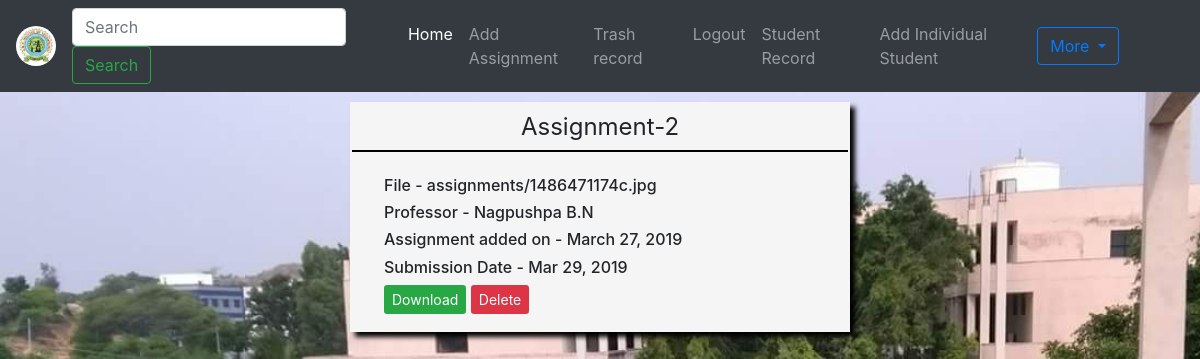
The page / (signed in) on the database its author committed.
### college/models.py (models this page shows, shortened)
class Assignments(models.Model):
    title = models.CharField(max_length=160, null=False, blank=False)
    assignment = models.FileField(upload_to='assignments/')
    professor = models.ForeignKey(Professor, on_delete=models.CASCADE)
    date = models.DateTimeField(default=timezone.now)
    deadline = models.TextField(max_length=14)
    def __str__(self):
        return ("{} ").format(self.assignment)

class Professor(models.Model):
    name = models.ForeignKey(User, on_delete=models.CASCADE)

### college/views.py (the view)
# urls.py: path('', views.index, name='index'),
def index(request):
    a = Assignments.objects.all().order_by('-id')
    context = {
        'a': a,
    }
    return render(request, 'college/index.html', context)

### college/templates/college/index.html (shortened to what this page needs)
{% extends 'college/base.html' %}
{% block content %}
    {% for assign in a %}
        <div class="assignment-disp mb-4">
            <legend class="professor-rate ">{{ assign.title }}</legend>
            <div class="container ml-3  p-3">
                <h6>File - {{ assign }}</h6>
                <h6>Professor - {{ assign.professor.name.first_name }} {{ assign.professor.name.last_name }}</h6>
                <h6>Assignment added on - {{ assign.date.date }}</h6>
                <h6>Submission Date - {{ assign.deadline }}</h6>
                <a type="button" href="{{ assign.assignment.url }}" class="btn-sm btn-success">Download
                </a>
                {% if request.user == assign.professor.name %}
                    <a type="button" href="{% url 'delete-assignment' assign.id %}" class="btn-sm btn-danger">Delete
                    </a>
                {% endif %}
            </div>
        </div>
    {% endfor %}
{% endblock %}

### college/static/college/basic.css (style rules this page uses)
body { background: url("1496123965FB_IMG_1495358397826.jpg") no-repeat fixed; background-size: 1400px; }
.professor-rate { border-bottom: 2px solid black; padding: 5px; text-align: center; }
.assignment-disp { margin-top: 10px; width: 500px; margin-left: 350px; border: 2px solid whitesmoke; background: whitesmoke; box-shadow: 5px 5px 5px black; }

### rows shown on the page
Assignments: title "Assignment-2", assignment "assignments/1486471174c.jpg", professor.name.first_name "Nagpushpa", professor.name.last_name "B.N", date "March 27, 2019", deadline "Mar 29, 2019", shows "Delete"
